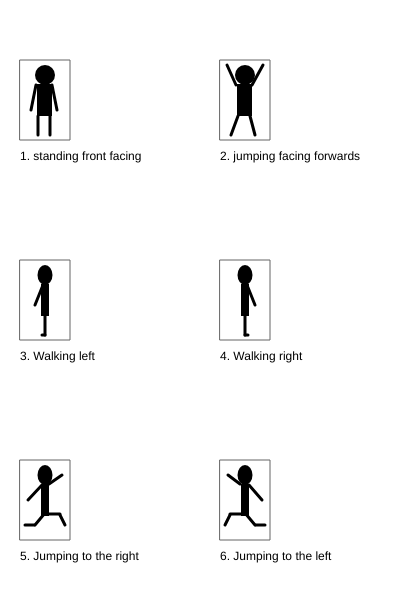
Frame 1 (no input)
Frame 60 (no input): identical to frame 1, image omitted
Frame 120 (the mouse pressed at the canvas centre since frame 60): identical to frame 1, image omitted

The p5.js sketch that drew this single still picture (run headless with seeded random() and noise() and a simulated clock; from frame 60 on, the mouse is pressed at the canvas centre):

// p5.js sketch
// ── sketch.js
/*

The Game Project

Week 2 - part a

Use p5 drawing functions such as rect, ellipse, line, triangle and
point to draw the different states of your game character.

Write the code so that your character appears inside the box for each
state.

Each state is worth two marks:

//standing front facing = 2
//jumping facing forwards = 2
//walking left = 2
//walking right = 2
//jumping left and jumping right = 2

0 marks = not a reasonable attempt
1 mark = attempted but it's messy or lacks detail
2 marks = you've used lots of shape functions to create a detailed
game character

** Only submit your sketch.js **

*/
//head for standing front facing
var posX =45;
var posY =100;

var posX2 =245;
var posY2 =100

var posX3 =45
var posY3 =300

var posX4 =245
var posY4 =300

var posX5 =45
var posY5 =500

var posX6 =245
var posY6 =500



function setup()
{
    createCanvas(400, 600);
}

function draw()
{
    background(255);

//Standing, facing frontwards
    stroke(100);
    noFill();
    rect(20, 60, 50, 80);
    noStroke();
    fill(0);
    text("1. standing front facing", 20, 160);

    //Add your code here ...
   
    fill(0,0,0);
    ellipse(posX,posY-25,20,20);
    rect(posX-8,posY-16,15,32);
    stroke(0,0,0);
    strokeWeight(3);
    line(posX+7,posY-15,posX+12,posY+10)
    stroke(0,0,0);
    line(posX-9,posY-15,posX-14,posY+10);
    line(posX-7,posY+35,posX-7,posY+16);
    line(posX+5,posY+35,posX+5,posY+16);
    strokeWeight(1);
   
    
//Jumping facing forwards
    stroke(100);
    noFill();
    rect(220, 60, 50, 80);
    noStroke();
    fill(0);
    text("2. jumping facing forwards", 220, 160);

    //Add your code here ...
    fill(0,0,0);
    ellipse(posX2,posY2-25,20,20);
    rect(posX2-8,posY2-16,15,32)
    stroke(0,0,0)
    strokeWeight(3)
    line(posX2+7,posY2-15,posX2+18,posY2-35)
    stroke(0,0,0)
    line(posX2-9,posY2-15,posX2-18,posY2-35)
    line(posX2-14,posY2+35,posX2-7,posY2+16);
line(posX2+10,posY2+35,posX2+5,posY2+16);
strokeWeight(1);

    
    

//Walking, turned left
    stroke(100);
    noFill();
    rect(20, 260, 50, 80);
    noStroke();
    fill(0);
    text("3. Walking left", 20, 360);

    //Add your code here ...
    ellipse(posX3,posY3-25,15,20);
    rect(posX3-4,posY3-16,8,32);
    stroke(0,0,0);
    strokeWeight(3);
    line(posX3,posY3+15,posX3,posY3+35);
    line(posX3-3,posY3+35,posX3,posY3+35);
    line(posX3-10,posY3+5,posX3,posY3-20);
    strokeWeight(1)


    //Walking, turned right
    stroke(100);
    noFill();
    rect(220, 260, 50, 80);
    noStroke();
    fill(0);
    text("4. Walking right", 220, 360);

    //Add your code here ...
    ellipse(posX4,posY4-25,15,20);
    rect(posX4-4,posY4-16,8,32);
    stroke(0,0,0);
    strokeWeight(3)
    line(posX4,posY4+15,posX4,posY4+35)
    line(posX4+3,posY4+35,posX4,posY4+35)
    line(posX4+10,posY4+5,posX4,posY4-20)
    strokeWeight(1)


//Jumping right
    stroke(100);
    noFill();
    rect(20, 460, 50, 80);
    noStroke();
    fill(0);
    text("5. Jumping to the right", 20, 560);

    //Add your code here ...
    ellipse(posX5,posY5-25,15,20);
    rect(posX5-4,posY5-16,8,32);
    stroke(0,0,0);
    strokeWeight(3)
    line(posX5+4,posY5-16,posX5+17,posY5-25)
    line(posX5-3,posY5-15,posX5-17,posY5)
    line(posX5,posY5+13,posX5-10,posY5+25)
    line(posX5-11,posY5+25,posX5-20,posY5+25)
    line(posX5+15,posY5+14,posX5,posY5+14)
    line(posX5+20,posY5+25,posX5+15,posY5+15)
    strokeWeight(1)
    
    


//Jumping to the left
    stroke(100);
    noFill();
    rect(220, 460, 50, 80);
    noStroke();
    fill(0);
    text("6. Jumping to the left", 220, 560);

    //Add your code here ...
    ellipse(posX6,posY6-25,15,20);
    rect(posX6-4,posY6-16,8,32);
    stroke(0,0,0);
    strokeWeight(3)
    line(posX6-5,posY6-16,posX6-17,posY6-25)
    line(posX6+4,posY6-15,posX6+17,posY6)
    line(posX6,posY6+13,posX6+10,posY6+25)
    line(posX6+11,posY6+25,posX6+20,posY6+25)
    line(posX6-15,posY6+14,posX6,posY6+14)
    line(posX6-20,posY6+25,posX6-15,posY6+15)
    strokeWeight(1)

}
